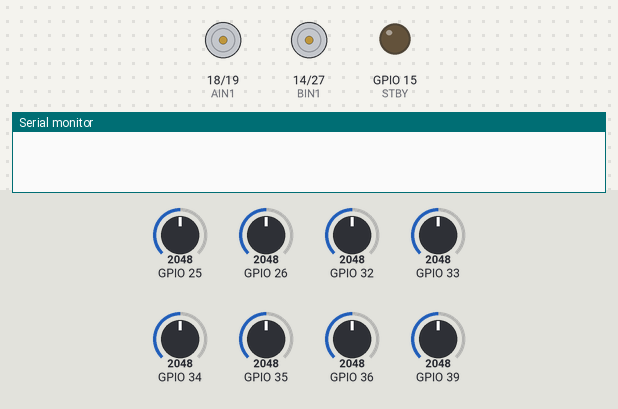
This sketch was run on a simulated ESP32. Parts: motor-driver pin pairs drawn as motors (green arrow = first pin HIGH = forward, orange = second pin HIGH = backward, longer = more drive, scaled by the enable pin, stopped while the standby pin is LOW), output pins drawn as LEDs (lit = HIGH), the last lines printed to the serial monitor. The test bench sets the inputs (shaded band); at power-on: GPIO 25 = 2048, GPIO 26 = 2048, GPIO 32 = 2048, GPIO 33 = 2048, GPIO 34 = 2048, GPIO 35 = 2048, GPIO 36 = 2048, GPIO 39 = 2048.

Above: at 0.0 s.
At 0.6 s:
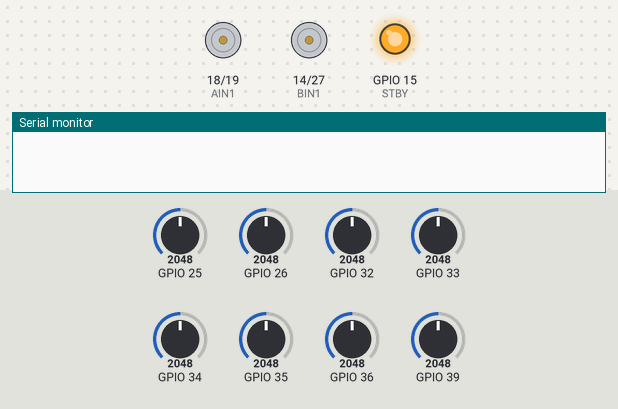
At 21.6 s:
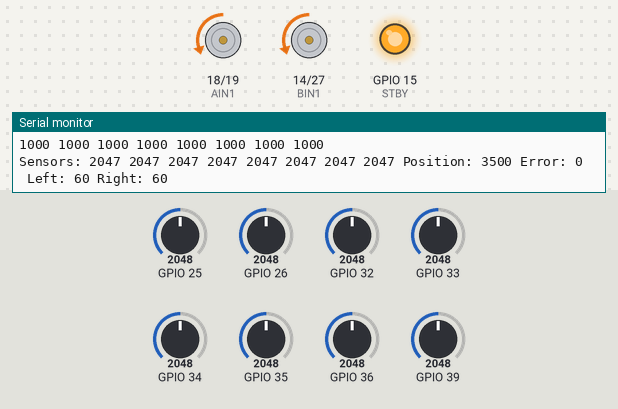
Timing chart, 0 to 23.1 s (numbered marks = the images above):
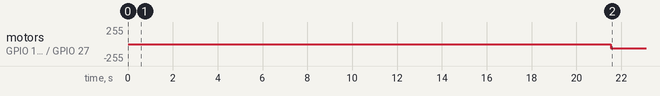

Measured:
- by itself, motor on GPIO 18 (AIN1) / GPIO 19 (AIN2), motor on GPIO 14 (BIN1) / GPIO 27 (BIN2): stopped → backward 60/255 at 21.5 s

The sketch:

lfr_code_6.ino
```cpp
#include <QTRSensors.h>
// QTR analog sensor pins (fixed to ESP32 analog-capable GPIOs)
QTRSensors qtra;
#define NUM_SENSORS 8
#define NUM_SAMPLES 4
uint16_t sensorValues[NUM_SENSORS];  // Array to store QTR sensor values

// Motor Driver Pins - Swapped to use working Motor B channel
#define AIN1 18  // Was BIN1
#define AIN2 19  // Was BIN2
#define PWMA 13  // Was PWMB
#define BIN1 14  // Was AIN1
#define BIN2 27  // Was AIN2
#define PWMB 12  // Was PWMA
#define STBY 15

// PD Constants
const float KP = 0.15;   // Increased for better response
const float KD = 0.05;  // Increased proportionally
int lastError = 0;
const int GOAL = 3500; // Center of line
const int MAX_SPEED = 60; // Increased slightly

void setup() {
  Serial.begin(115200);
  delay(500);

  // Motor control pin setup
  pinMode(AIN1, OUTPUT);
  pinMode(AIN2, OUTPUT);
  pinMode(BIN1, OUTPUT);
  pinMode(BIN2, OUTPUT);
  pinMode(PWMA, OUTPUT);
  pinMode(PWMB, OUTPUT);
  pinMode(STBY, OUTPUT);
  digitalWrite(STBY, HIGH); // Enable motor driver

  qtra.setTypeAnalog();
  // Define sensor pins (GPIOs connected to QTR-8A outputs)
  qtra.setSensorPins((const uint8_t[]){36, 39, 34, 35, 32, 33, 25, 26}, NUM_SENSORS);
  qtra.setSamplesPerSensor(NUM_SAMPLES);

  calibrateLineSensor();
}

void loop() {
  // First, read the sensors
  qtra.read(sensorValues);  // <-- this just fills the array

  // Debug: Print sensor values
  Serial.print("Sensors: ");
  for (int i = 0; i < NUM_SENSORS; i++) {
    Serial.print(sensorValues[i]);
    Serial.print(" ");
  }

  // Try readLineBlack first - change to readLineWhite if avoiding line
  uint16_t position = qtra.readLineBlack(sensorValues);
  Serial.print("Position: ");
  Serial.print(position);

  int error = position - GOAL; // SWAPPED: position - GOAL instead of GOAL - position
  Serial.print(" Error: ");
  Serial.println(error);

  int motorSpeed = KP * error + KD * (error - lastError);
  lastError = error;

  int leftSpeed = MAX_SPEED + motorSpeed;  // SWAPPED: - instead of +
  int rightSpeed = MAX_SPEED - motorSpeed; // SWAPPED: + instead of -

  leftSpeed = constrain(leftSpeed, 0, 255);
  rightSpeed = constrain(rightSpeed, 0, 255);

  Serial.print(" Left: "); Serial.print(leftSpeed);
  Serial.print(" Right: "); Serial.println(rightSpeed);

  setMotor(leftSpeed, rightSpeed);

  delay(100);  // Add delay to read serial output
}

void setMotor(int left, int right) {
  // Left Motor - Direction reversed
  digitalWrite(AIN1, left < 0);    // Swapped logic
  digitalWrite(AIN2, left >= 0);   // Swapped logic
  analogWrite(PWMA, abs(left));

  // Right Motor - Direction reversed
  digitalWrite(BIN1, right < 0);   // Swapped logic
  digitalWrite(BIN2, right >= 0);  // Swapped logic
  analogWrite(PWMB, abs(right));
}

void calibrateLineSensor() {
  delay(1000);
  Serial.println("Calibrating QTR...");
  Serial.println("Move the sensor over white and black areas for 10 seconds...");

  for (int i = 0; i < 400; i++) {
    qtra.calibrate();
    delay(25);

    // Print progress
    if (i % 40 == 0) {
      Serial.print(".");
    }
  }

  Serial.println();
  Serial.println("Calibration done!");

  // Print calibration values for debugging
  Serial.println("Calibrated minimum values:");
  for (int i = 0; i < NUM_SENSORS; i++) {
    Serial.print(qtra.calibrationOn.minimum[i]);
    Serial.print(" ");
  }
  Serial.println();

  Serial.println("Calibrated maximum values:");
  for (int i = 0; i < NUM_SENSORS; i++) {
    Serial.print(qtra.calibrationOn.maximum[i]);
    Serial.print(" ");
  }
  Serial.println();
}
```
